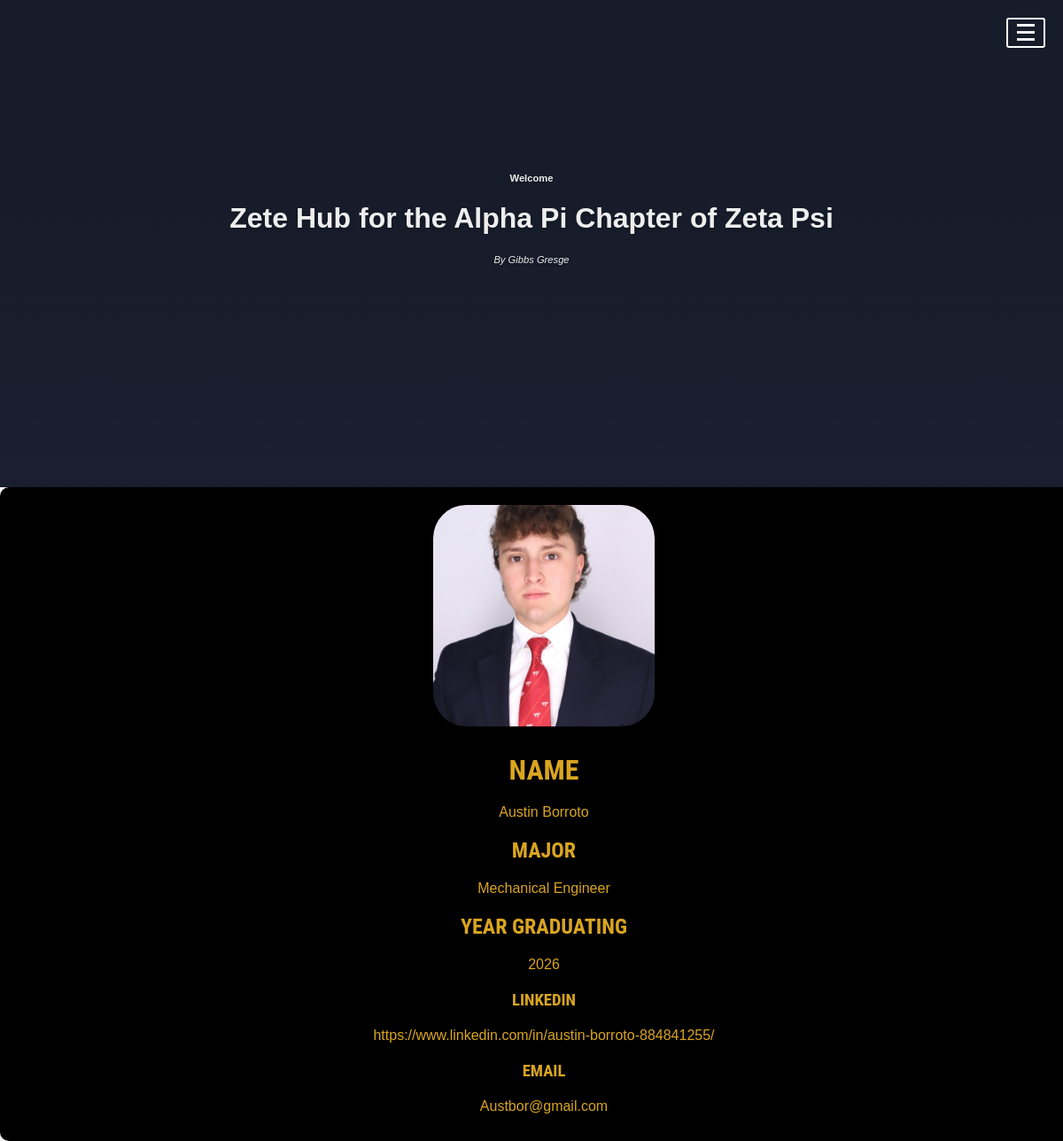
Screenshot of /personal/10 with the database file from the repository.
### tables this page shows
CREATE TABLE members (
            id INTEGER PRIMARY KEY AUTOINCREMENT,
            name TEXT,
            pledge_class TEXT, 
            major TEXT, 
            year_graduating INTEGER,
            linkedin_url TEXT,
            image_url TEXT, 
            email TEXT 
        );

### app.py (the view)
@app.route('/personal/<int:member_id>')
def personal(member_id):
    conn = get_db_connection()
    member = conn.execute(
        'SELECT * FROM members WHERE id = ?', (member_id,)
    ).fetchone()
    pledge_class = member['pledge_class']
    conn.close()
    return render_template('personal.html', member=member, pledge_class=pledge_class)

### app.py (called while the page is built)
def get_db_connection():
    conn = sqlite3.connect('src/Database/fraternity.db')
    conn.row_factory = sqlite3.Row
    return conn

### templates/personal.html (shortened to what this page needs)
<!DOCTYPE html>
<html lang="en">
<head>
    <link rel="stylesheet" href="{{ url_for('static', filename='styles/styles.css') }}">
</head>
<body>
    <div class="header">
        <div class="sides"> <a href="#" class="menu"> </a></div>
        <div class="info">
        <h4><a href="#category">Welcome</a></h4>
          <h1>Zete Hub for the Alpha Pi Chapter of Zeta Psi</h1>
          <div class="meta">
            By <a href="https://www.linkedin.com/in/gibbs-gresge-2aa017292/" target="_b">Gibbs Gresge</a>
          </div>
        </div>
      </div>
      <div class="bio">
        <img src="{{ url_for('static', filename='images/' + member.image_url.replace('%20', '')) }}" alt="">
        <div class="name">
            <h1>Name</h1>
            <p>{{ member.name }}</p>
        </div>
        <div class="major">
            <h2>Major</h2>
            <p>{{ member.major }}</p>
        </div>
        <div class="year-graduating">
            <h2>Year Graduating</h2>
            <p>{{ member.year_graduating }}</p>
        </div>
        <div class="linkedin">
            <h3>LinkedIn</h3>
            <p>{{ member.linkedin_url }}</p>
        </div>
        <div class="email">
            <h3>Email</h3>
            <p>{{ member.email }}</p>
        </div>
    </div>
</body>
</html>

### static/styles/styles.css (style rules this page uses)
html,body { margin:0; height:120%; font-family: 'Josefin Sans', sans-serif; }
a { text-decoration:none }
.header { position:relative; overflow:hidden; display:flex; flex-wrap: wrap; justify-content: center; align-items: flex-start; align-content: flex-start; height:50vw; min-height:400px; max-height:550px; min-width:300px; color:#eee; }
.header:after { content:""; width:100%; height:100%; position:absolute; bottom:0; left:0; z-index:-1; background: linear-gradient(to bottom, rgba(0,0,0,0.12) 40%,rgba(27,32,48,1) 100%); }
.header:before { content:""; width:100%; height:200%; position:absolute; top:0; left:0; -webkit-backface-visibility: hidden; -webkit-transform: translateZ(0); backface-visibility: hidden; transform: translateZ(0); background:#1B2030 url('../images/brotherhood.jpg') 50% 0 no-repeat; background-size:100%; background-attachment:fixed; animation: grow 360s linear 10ms infinite; transition:all 0.4s ease-in-out; z-index:-2 }
.header a { color:#eee }
.menu { display:block; width:40px; height:30px; border:2px solid #fff; border-radius:3px; position:absolute; right:20px; top:20px; text-decoration:none }
.menu:after { content:""; display:block; width:20px; height:3px; background:#fff; position:absolute; margin:0 auto; top:5px; left:0; right:0; box-shadow:0 8px, 0 16px }
.sides, .info { flex: 0 0 auto; width:50% }
.info { width:100%; padding:15% 10% 0 10%; text-align:center; text-shadow:0 2px 3px rgba(0,0,0,0.2) }
.info h4, .meta { font-size:0.7em }
.meta { font-style:italic; }
.bio { display: flex; flex-direction: column; justify-content: center; align-items: center; width: 99%; margin: 0 auto; padding: 20px; font-family: Arial, sans-serif; background-color: black; border-radius: 10px; box-shadow: 0 0 10px rgba(0, 0, 0, 0.1); }
.bio img { border-radius: 15%; margin-bottom: 20px; width: 250px; height: 250px; object-fit: cover; }
.bio div { display: flex; flex-direction: column; }
.bio h1,.bio h3, .bio p { margin: 10px 0; text-align: center; }
.bio h3, .bio h2, .bio h1 { margin: 10px 0; text-align: center; transition: inset .3s .3s ease-out; font-family: 'Roboto Condensed', sans-serif; font-weight: 600; text-transform: uppercase; color: goldenrod; }
.bio p { color: goldenrod; font-weight: lighter; }

### rows the page displays
members: image_url (picture), name "Austin Borroto", major "Mechanical Engineer", year_graduating "2026", linkedin_url "https://www.linkedin.com/in/austin-borroto-884841255/", email "Austbor@gmail.com"
